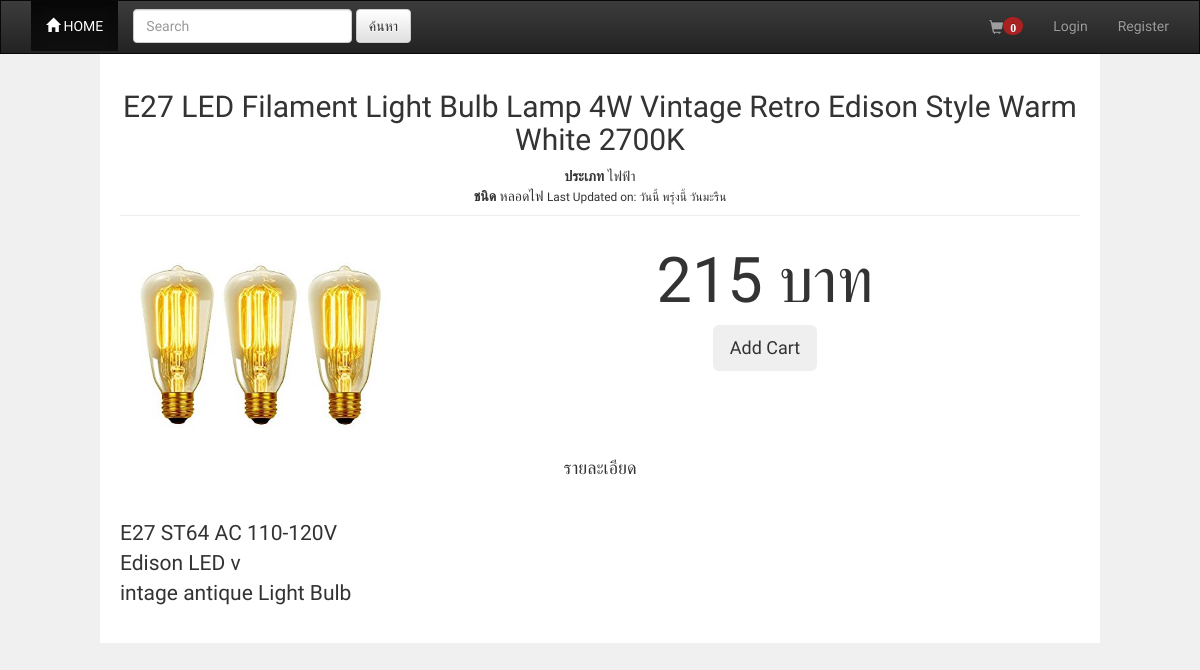
The app's page /product.php?id=3 with its own data.
### tables this page shows
CREATE TABLE `table_product` (
  `product_id` int(10) UNSIGNED NOT NULL,
  `product_name` varchar(100) NOT NULL,
  `product_price` int(7) NOT NULL,
  `product_category` varchar(20) NOT NULL,
  `product_type` varchar(50) NOT NULL,
  `product_picture` varchar(255) NOT NULL,
  `product_number` int(50) NOT NULL,
  `product_desc` varchar(1024) NOT NULL
);

### product.php (the view, shortened to what this page needs)
<?php
include_once 'config/config.php';
include 'template/header.php';
  if(isset($_GET['id'])){
    $sql="SELECT * FROM table_product WHERE product_id=".$_GET['id'];
    $result = $connect->query($sql);
    while ($row = $result->fetch_assoc()){
      $str='';
?>
<center>
  <div class="jumbotron detailproduct">
        <header class="page-header">
          <h2 class="page-title"><?php echo $row['product_name'] ?></h2>
          <b>ประเภท</b> <?php echo $row['product_category'] ?><br>
          <b>ชนิด</b> <?php echo $row['product_type'] ?>
          <small> <i class="fa fa-clock-o"></i> Last Updated on: <time>วันนี้ พรุ่งนี้ วันมะรืน</time></small>
        </header>
            <div class="row">
                <div class="col-xs-12 col-sm-4">
                  <figure>
                    <img src="<?php echo $row['product_picture'] ?>" width="100%" height="auto">
                  </figure>
                </div>
                <div class="col-xs-12 col-sm-8">
                  <h1><?php echo $row['product_price'] ?> บาท</h1>
                  <button class="btn btn-lg buy1 <?php echo $row['product_id']; ?>" onclick="save('<?php echo $row['product_id'] ?>')" style="<?php echo $str; ?>">Add Cart</button>
                </div>
          </div>
          <div class="row">
            <div class="col-xs-12 col-sm-12">
            <h4>รายละเอียด</h4>
            <p id="detail">
            </p>
          </div>
          </div>
  </div>
</center>
<?php }} ?>
  </body>
</html>

### css/css.css (style rules this page uses)
.jumbotron.detailproduct { margin:30px 20px; max-width:1000px; background: white; padding:20px; }
#detail { text-align: left; }

### css/all.css (style rules this page uses)
.body { font-family: 'Athiti', sans-serif !important; background-color:rgb(240, 240, 240); }
h1 { font-size: 5.9vw; }
h2 { margin-top: 10px !important; }

### records on screen
table_product: product_name "E27 LED Filament Light Bulb Lamp 4W Vintage Retro Edison Style Warm White 2700K", product_category "ไฟฟ้า", product_type "หลอดไฟ", product_picture (picture), product_price "215"
